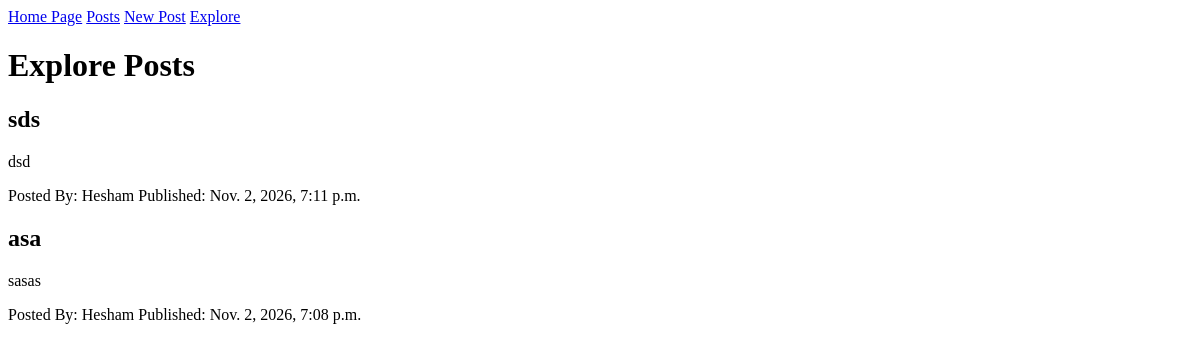
Before: /all-posts with the older database file.
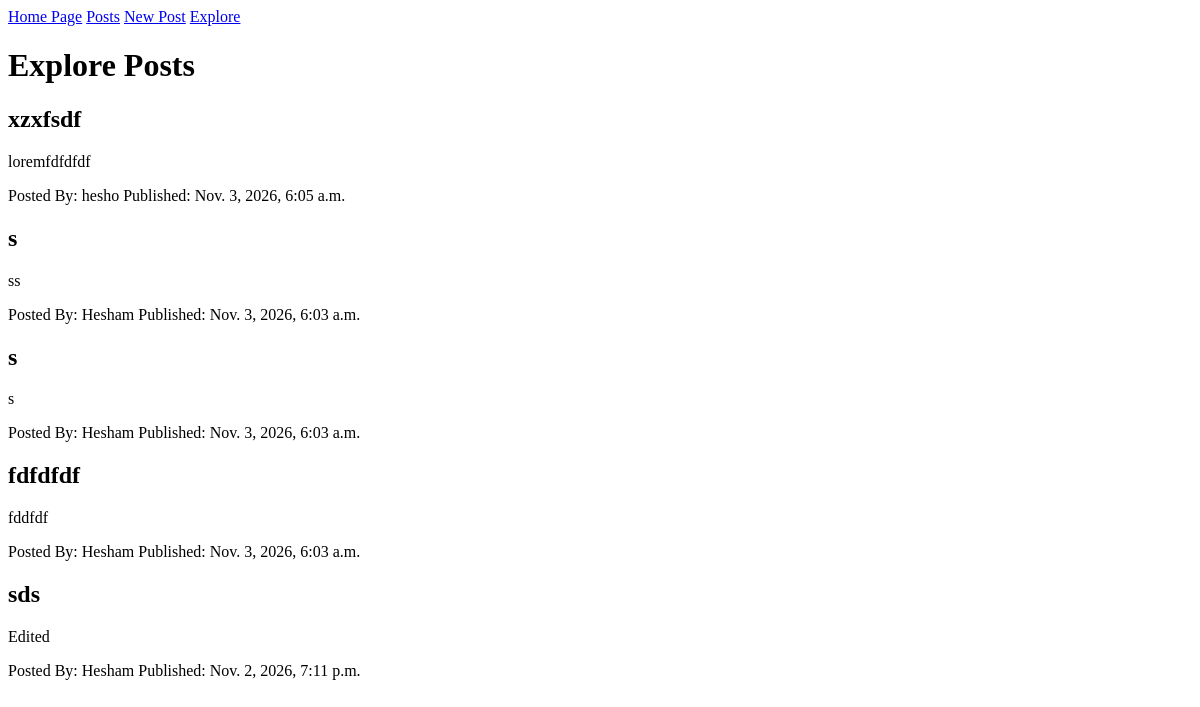
After: the same page with the newer database file.
### main/models.py (models this page shows)
class Posts(models.Model):
    user = models.ForeignKey(
        settings.AUTH_USER_MODEL,
        on_delete=models.CASCADE
    )
    title = models.CharField(max_length=100)
    content = models.TextField(max_length=1000)
    created_at = models.DateTimeField(auto_now_add=True)
    updated_at = models.DateTimeField(auto_now=True)

### main/views.py (the view)
# urls.py: path("all-posts", views.AllPostsView.as_view(), name="all-posts"),
class AllPostsView(ListView):
    model = Posts
    template_name = "posts/explore.html"
    context_object_name = "posts"
    def get_queryset(self):
        return Posts.objects.select_related("user").order_by("-created_at")

### templates/posts/explore.html
{% extends 'base.html' %}
{% block content %}
  <h1>Explore Posts</h1>
  {% for post in posts %}
    <div class="post">
      <h2>{{ post.title }}</h2>
      <p>{{ post.content }}</p>
      <span>Posted By: {{ post.user.username }}</span>
      <span>Published: {{ post.created_at }}</span>
    </div>
  {% empty %}
    <p>No posts available.</p>
  {% endfor %}
{% endblock content %}

Changed rows visible on the page:
removed Posts: title "asa", content "sasas", user.username "Hesham", created_at "Nov. 2, 2026, 7:08 p.m."
added Posts: title "xzxfsdf", content "loremfdfdfdf", user.username "hesho", created_at "Nov. 3, 2026, 6:05 a.m."
added Posts: title "s", content "ss", user.username "Hesham", created_at "Nov. 3, 2026, 6:03 a.m."
added Posts: title "s", content "s", user.username "Hesham", created_at "Nov. 3, 2026, 6:03 a.m."
added Posts: title "fdfdfdf", content "fddfdf", user.username "Hesham", created_at "Nov. 3, 2026, 6:03 a.m."
changed Posts "sds": content "dsd" → "Edited"
